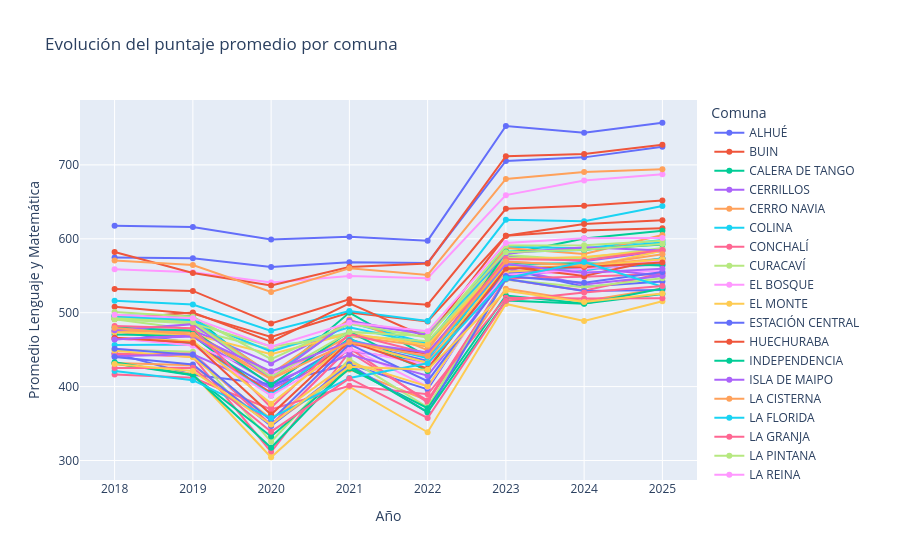

Here is the notebook cell this chart was saved with:
### Code cell
# Eliminar filas con comuna desconocida
df = df_colegios_2018_2025[df_colegios_2018_2025["NOM_COM_RBD"] != "#N/D"]

# Agrupar por comuna y año
df_grouped = df.groupby(["AÑO", "NOM_COM_RBD"])["Promedio_len_mat"].mean().reset_index()

# Graficar la evolución del rendimiento por comuna con Plotly Express
fig = px.line(
    df_grouped,
    x="AÑO",
    y="Promedio_len_mat",
    color="NOM_COM_RBD",
    markers=True,
    title="Evolución del puntaje promedio por comuna",
    labels={"AÑO": "Año", "Promedio_len_mat": "Promedio Lenguaje y Matemática", "NOM_COM_RBD": "Comuna"},
)

fig.update_layout(legend_title_text="Comuna")
fig.show()

### Figure 1 — Plotly figure (JSON) as saved in the notebook; plotly's stock layout.template omitted (floating-point values rounded to 4 significant figures)
{"data": [{"hovertemplate": "Comuna=ALHUÉ<br>Año=%{x}<br>Promedio Lenguaje y Matemática=%{y}<extra></extra>", "legendgroup": "ALHUÉ", "line": {"color": "#636efa", "dash": "solid"}, "marker": {"symbol": "circle"}, "mode": "lines+markers", "name": "ALHUÉ", "orientation": "v", "showlegend": true, "type": "scatter", "x": [2018, 2019, 2020, 2021, 2022, 2023, 2024, 2025], "xaxis": "x", "y": [445, 416.0, 403.1, 430.1, 396.2, 559.9, 535.1, 542.2], "yaxis": "y"}, {"hovertemplate": "Comuna=BUIN<br>Año=%{x}<br>Promedio Lenguaje y Matemática=%{y}<extra></extra>", "legendgroup": "BUIN", "line": {"color": "#EF553B", "dash": "solid"}, "marker": {"symbol": "circle"}, "mode": "lines+markers", "name": "BUIN", "orientation": "v", "showlegend": true, "type": "scatter", "x": [2018, 2019, 2020, 2021, 2022, 2023, 2024, 2025], "xaxis": "x", "y": [508.1, 498.8, 467.2, 500.2, 488.1, 604.1, 611.3, 614.4], "yaxis": "y"}, {"hovertemplate": "Comuna=CALERA DE TANGO<br>Año=%{x}<br>Promedio Lenguaje y Matemática=%{y}<extra></extra>", "legendgroup": "CALERA DE TANGO", "line": {"color": "#00cc96", "dash": "solid"}, "marker": {"symbol": "circle"}, "mode": "lines+markers", "name": "CALERA DE TANGO", "orientation": "v", "showlegend": true, "type": "scatter", "x": [2018, 2019, 2020, 2021, 2022, 2023, 2024, 2025], "xaxis": "x", "y": [496.2, 495.2, 409.8, 500.1, 440.5, 578.7, 600.3, 611.0], "yaxis": "y"}, {"hovertemplate": "Comuna=CERRILLOS<br>Año=%{x}<br>Promedio Lenguaje y Matemática=%{y}<extra></extra>", "legendgroup": "CERRILLOS", "line": {"color": "#ab63fa", "dash": "solid"}, "marker": {"symbol": "circle"}, "mode": "lines+markers", "name": "CERRILLOS", "orientation": "v", "showlegend": true, "type": "scatter", "x": [2018, 2019, 2020, 2021, 2022, 2023, 2024, 2025], "xaxis": "x", "y": [474.0, 476.1, 431.4, 485.1, 471.8, 576.2, 569.8, 583.6], "yaxis": "y"}, {"hovertemplate": "Comuna=CERRO NAVIA<br>Año=%{x}<br>Promedio Lenguaje y Matemática=%{y}<extra></extra>", "legendgroup": "CERRO NAVIA", "line": {"color": "#FFA15A", "dash": "solid"}, "marker": {"symbol": "circle"}, "mode": "lines+markers", "name": "CERRO NAVIA", "orientation": "v", "showlegend": true, "type": "scatter", "x": [2018, 2019, 2020, 2021, 2022, 2023, 2024, 2025], "xaxis": "x", "y": [431.9, 428.8, 348.3, 423.3, 381.3, 532.5, 515.7, 532.8], "yaxis": "y"}, {"hovertemplate": "Comuna=COLINA<br>Año=%{x}<br>Promedio Lenguaje y Matemática=%{y}<extra></extra>", "legendgroup": "COLINA", "line": {"color": "#19d3f3", "dash": "solid"}, "marker": {"symbol": "circle"}, "mode": "lines+markers", "name": "COLINA", "orientation": "v", "showlegend": true, "type": "scatter", "x": [2018, 2019, 2020, 2021, 2022, 2023, 2024, 2025], "xaxis": "x", "y": [516.1, 511.1, 475.5, 502.2, 488.7, 625.7, 623.7, 644.3], "yaxis": "y"}, {"hovertemplate": "Comuna=CONCHALÍ<br>Año=%{x}<br>Promedio Lenguaje y Matemática=%{y}<extra></extra>", "legendgroup": "CONCHALÍ", "line": {"color": "#FF6692", "dash": "solid"}, "marker": {"symbol": "circle"}, "mode": "lines+markers", "name": "CONCHALÍ", "orientation": "v", "showlegend": true, "type": "scatter", "x": [2018, 2019, 2020, 2021, 2022, 2023, 2024, 2025], "xaxis": "x", "y": [444.8, 440.4, 311.6, 446.6, 381.2, 545.1, 529.9, 553.3], "yaxis": "y"}, {"hovertemplate": "Comuna=CURACAVÍ<br>Año=%{x}<br>Promedio Lenguaje y Matemática=%{y}<extra></extra>", "legendgroup": "CURACAVÍ", "line": {"color": "#B6E880", "dash": "solid"}, "marker": {"symbol": "circle"}, "mode": "lines+markers", "name": "CURACAVÍ", "orientation": "v", "showlegend": true, "type": "scatter", "x": [2018, 2019, 2020, 2021, 2022, 2023, 2024, 2025], "xaxis": "x", "y": [491.1, 477.2, 450.1, 473.1, 473.7, 578.1, 571.5, 585.3], "yaxis": "y"}, {"hovertemplate": "Comuna=EL BOSQUE<br>Año=%{x}<br>Promedio Lenguaje y Matemática=%{y}<extra></extra>", "legendgroup": "EL BOSQUE", "line": {"color": "#FF97FF", "dash": "solid"}, "marker": {"symbol": "circle"}, "mode": "lines+markers", "name": "EL BOSQUE", "orientation": "v", "showlegend": true, "type": "scatter", "x": [2018, 2019, 2020, 2021, 2022, 2023, 2024, 2025], "xaxis": "x", "y": [451.0, 446.1, 346.6, 452.7, 399.9, 553.0, 554.2, 556.0], "yaxis": "y"}, {"hovertemplate": "Comuna=EL MONTE<br>Año=%{x}<br>Promedio Lenguaje y Matemática=%{y}<extra></extra>", "legendgroup": "EL MONTE", "line": {"color": "#FECB52", "dash": "solid"}, "marker": {"symbol": "circle"}, "mode": "lines+markers", "name": "EL MONTE", "orientation": "v", "showlegend": true, "type": "scatter", "x": [2018, 2019, 2020, 2021, 2022, 2023, 2024, 2025], "xaxis": "x", "y": [430.4, 417.0, 304.4, 399.9, 338.3, 511.8, 488.8, 515.4], "yaxis": "y"}, {"hovertemplate": "Comuna=ESTACIÓN CENTRAL<br>Año=%{x}<br>Promedio Lenguaje y Matemática=%{y}<extra></extra>", "legendgroup": "ESTACIÓN CENTRAL", "line": {"color": "#636efa", "dash": "solid"}, "marker": {"symbol": "circle"}, "mode": "lines+markers", "name": "ESTACIÓN CENTRAL", "orientation": "v", "showlegend": true, "type": "scatter", "x": [2018, 2019, 2020, 2021, 2022, 2023, 2024, 2025], "xaxis": "x", "y": [475.3, 458.7, 398.6, 460.3, 434.7, 554.0, 559.6, 565.5], "yaxis": "y"}, {"hovertemplate": "Comuna=HUECHURABA<br>Año=%{x}<br>Promedio Lenguaje y Matemática=%{y}<extra></extra>", "legendgroup": "HUECHURABA", "line": {"color": "#EF553B", "dash": "solid"}, "marker": {"symbol": "circle"}, "mode": "lines+markers", "name": "HUECHURABA", "orientation": "v", "showlegend": true, "type": "scatter", "x": [2018, 2019, 2020, 2021, 2022, 2023, 2024, 2025], "xaxis": "x", "y": [491.3, 500.3, 460.8, 512.5, 466.1, 604.1, 620.0, 625.2], "yaxis": "y"}, {"hovertemplate": "Comuna=INDEPENDENCIA<br>Año=%{x}<br>Promedio Lenguaje y Matemática=%{y}<extra></extra>", "legendgroup": "INDEPENDENCIA", "line": {"color": "#00cc96", "dash": "solid"}, "marker": {"symbol": "circle"}, "mode": "lines+markers", "name": "INDEPENDENCIA", "orientation": "v", "showlegend": true, "type": "scatter", "x": [2018, 2019, 2020, 2021, 2022, 2023, 2024, 2025], "xaxis": "x", "y": [470.7, 469.0, 388.1, 464.8, 422.5, 565.9, 566.9, 563.8], "yaxis": "y"}, {"hovertemplate": "Comuna=ISLA DE MAIPO<br>Año=%{x}<br>Promedio Lenguaje y Matemática=%{y}<extra></extra>", "legendgroup": "ISLA DE MAIPO", "line": {"color": "#ab63fa", "dash": "solid"}, "marker": {"symbol": "circle"}, "mode": "lines+markers", "name": "ISLA DE MAIPO", "orientation": "v", "showlegend": true, "type": "scatter", "x": [2018, 2019, 2020, 2021, 2022, 2023, 2024, 2025], "xaxis": "x", "y": [464.1, 467.7, 404.2, 448.6, 433.1, 560.4, 538.1, 549.6], "yaxis": "y"}, {"hovertemplate": "Comuna=LA CISTERNA<br>Año=%{x}<br>Promedio Lenguaje y Matemática=%{y}<extra></extra>", "legendgroup": "LA CISTERNA", "line": {"color": "#FFA15A", "dash": "solid"}, "marker": {"symbol": "circle"}, "mode": "lines+markers", "name": "LA CISTERNA", "orientation": "v", "showlegend": true, "type": "scatter", "x": [2018, 2019, 2020, 2021, 2022, 2023, 2024, 2025], "xaxis": "x", "y": [475.4, 473.7, 411.9, 468.4, 454.5, 568.9, 563.8, 573.3], "yaxis": "y"}, {"hovertemplate": "Comuna=LA FLORIDA<br>Año=%{x}<br>Promedio Lenguaje y Matemática=%{y}<extra></extra>", "legendgroup": "LA FLORIDA", "line": {"color": "#19d3f3", "dash": "solid"}, "marker": {"symbol": "circle"}, "mode": "lines+markers", "name": "LA FLORIDA", "orientation": "v", "showlegend": true, "type": "scatter", "x": [2018, 2019, 2020, 2021, 2022, 2023, 2024, 2025], "xaxis": "x", "y": [496.0, 490.9, 415.6, 486.8, 458.3, 589.1, 587.3, 598.3], "yaxis": "y"}, {"hovertemplate": "Comuna=LA GRANJA<br>Año=%{x}<br>Promedio Lenguaje y Matemática=%{y}<extra></extra>", "legendgroup": "LA GRANJA", "line": {"color": "#FF6692", "dash": "solid"}, "marker": {"symbol": "circle"}, "mode": "lines+markers", "name": "LA GRANJA", "orientation": "v", "showlegend": true, "type": "scatter", "x": [2018, 2019, 2020, 2021, 2022, 2023, 2024, 2025], "xaxis": "x", "y": [443.0, 445.1, 348.1, 452.5, 378.6, 546.8, 548.8, 552.6], "yaxis": "y"}, {"hovertemplate": "Comuna=LA PINTANA<br>Año=%{x}<br>Promedio Lenguaje y Matemática=%{y}<extra></extra>", "legendgroup": "LA PINTANA", "line": {"color": "#B6E880", "dash": "solid"}, "marker": {"symbol": "circle"}, "mode": "lines+markers", "name": "LA PINTANA", "orientation": "v", "showlegend": true, "type": "scatter", "x": [2018, 2019, 2020, 2021, 2022, 2023, 2024, 2025], "xaxis": "x", "y": [449.9, 447.2, 325.3, 437.2, 372.0, 544.7, 534.5, 546.6], "yaxis": "y"}, {"hovertemplate": "Comuna=LA REINA<br>Año=%{x}<br>Promedio Lenguaje y Matemática=%{y}<extra></extra>", "legendgroup": "LA REINA", "line": {"color": "#FF97FF", "dash": "solid"}, "marker": {"symbol": "circle"}, "mode": "lines+markers", "name": "LA REINA", "orientation": "v", "showlegend": true, "type": "scatter", "x": [2018, 2019, 2020, 2021, 2022, 2023, 2024, 2025], "xaxis": "x", "y": [558.8, 554.8, 540.8, 549.6, 546.7, 659.1, 678.9, 687.5], "yaxis": "y"}, {"hovertemplate": "Comuna=LAMPA<br>Año=%{x}<br>Promedio Lenguaje y Matemática=%{y}<extra></extra>", "legendgroup": "LAMPA", "line": {"color": "#FECB52", "dash": "solid"}, "marker": {"symbol": "circle"}, "mode": "lines+markers", "name": "LAMPA", "orientation": "v", "showlegend": true, "type": "scatter", "x": [2018, 2019, 2020, 2021, 2022, 2023, 2024, 2025], "xaxis": "x", "y": [448.7, 439.6, 356.6, 432.8, 400.3, 555.3, 561.2, 583.9], "yaxis": "y"}, {"hovertemplate": "Comuna=LAS CONDES<br>Año=%{x}<br>Promedio Lenguaje y Matemática=%{y}<extra></extra>", "legendgroup": "LAS CONDES", "line": {"color": "#636efa", "dash": "solid"}, "marker": {"symbol": "circle"}, "mode": "lines+markers", "name": "LAS CONDES", "orientation": "v", "showlegend": true, "type": "scatter", "x": [2018, 2019, 2020, 2021, 2022, 2023, 2024, 2025], "xaxis": "x", "y": [574.7, 573.8, 561.9, 568.4, 567.4, 705.4, 710.2, 724.4], "yaxis": "y"}, {"hovertemplate": "Comuna=LO BARNECHEA<br>Año=%{x}<br>Promedio Lenguaje y Matemática=%{y}<extra></extra>", "legendgroup": "LO BARNECHEA", "line": {"color": "#EF553B", "dash": "solid"}, "marker": {"symbol": "circle"}, "mode": "lines+markers", "name": "LO BARNECHEA", "orientation": "v", "showlegend": true, "type": "scatter", "x": [2018, 2019, 2020, 2021, 2022, 2023, 2024, 2025], "xaxis": "x", "y": [582.3, 553.7, 536.9, 561.8, 566.7, 711.8, 714.7, 727.4], "yaxis": "y"}, {"hovertemplate": "Comuna=LO ESPEJO<br>Año=%{x}<br>Promedio Lenguaje y Matemática=%{y}<extra></extra>", "legendgroup": "LO ESPEJO", "line": {"color": "#00cc96", "dash": "solid"}, "marker": {"symbol": "circle"}, "mode": "lines+markers", "name": "LO ESPEJO", "orientation": "v", "showlegend": true, "type": "scatter", "x": [2018, 2019, 2020, 2021, 2022, 2023, 2024, 2025], "xaxis": "x", "y": [431.4, 415.2, 332.6, 424.4, 370.8, 523.3, 512.5, 525.2], "yaxis": "y"}, {"hovertemplate": "Comuna=LO PRADO<br>Año=%{x}<br>Promedio Lenguaje y Matemática=%{y}<extra></extra>", "legendgroup": "LO PRADO", "line": {"color": "#ab63fa", "dash": "solid"}, "marker": {"symbol": "circle"}, "mode": "lines+markers", "name": "LO PRADO", "orientation": "v", "showlegend": true, "type": "scatter", "x": [2018, 2019, 2020, 2021, 2022, 2023, 2024, 2025], "xaxis": "x", "y": [441.0, 443.8, 397.7, 443.2, 414.9, 547.8, 561.7, 549.8], "yaxis": "y"}, {"hovertemplate": "Comuna=MACUL<br>Año=%{x}<br>Promedio Lenguaje y Matemática=%{y}<extra></extra>", "legendgroup": "MACUL", "line": {"color": "#FFA15A", "dash": "solid"}, "marker": {"symbol": "circle"}, "mode": "lines+markers", "name": "MACUL", "orientation": "v", "showlegend": true, "type": "scatter", "x": [2018, 2019, 2020, 2021, 2022, 2023, 2024, 2025], "xaxis": "x", "y": [494.1, 487.1, 417.2, 491.0, 449.4, 587.4, 579.4, 605.0], "yaxis": "y"}, {"hovertemplate": "Comuna=MAIPÚ<br>Año=%{x}<br>Promedio Lenguaje y Matemática=%{y}<extra></extra>", "legendgroup": "MAIPÚ", "line": {"color": "#19d3f3", "dash": "solid"}, "marker": {"symbol": "circle"}, "mode": "lines+markers", "name": "MAIPÚ", "orientation": "v", "showlegend": true, "type": "scatter", "x": [2018, 2019, 2020, 2021, 2022, 2023, 2024, 2025], "xaxis": "x", "y": [494.1, 489.4, 447.5, 480.4, 457.2, 582.0, 584.8, 595.3], "yaxis": "y"}, {"hovertemplate": "Comuna=MARÍA PINTO<br>Año=%{x}<br>Promedio Lenguaje y Matemática=%{y}<extra></extra>", "legendgroup": "MARÍA PINTO", "line": {"color": "#FF6692", "dash": "solid"}, "marker": {"symbol": "circle"}, "mode": "lines+markers", "name": "MARÍA PINTO", "orientation": "v", "showlegend": true, "type": "scatter", "x": [2018, 2019, 2020, 2021, 2022, 2023, 2024, 2025], "xaxis": "x", "y": [416.3, 412.1, 369.2, 401.1, 389.6, 520.3, 519.3, 519.6], "yaxis": "y"}, {"hovertemplate": "Comuna=MELIPILLA<br>Año=%{x}<br>Promedio Lenguaje y Matemática=%{y}<extra></extra>", "legendgroup": "MELIPILLA", "line": {"color": "#B6E880", "dash": "solid"}, "marker": {"symbol": "circle"}, "mode": "lines+markers", "name": "MELIPILLA", "orientation": "v", "showlegend": true, "type": "scatter", "x": [2018, 2019, 2020, 2021, 2022, 2023, 2024, 2025], "xaxis": "x", "y": [491.2, 485.6, 454.4, 469.3, 461.4, 573.9, 574.0, 587.4], "yaxis": "y"}, {"hovertemplate": "Comuna=PADRE HURTADO<br>Año=%{x}<br>Promedio Lenguaje y Matemática=%{y}<extra></extra>", "legendgroup": "PADRE HURTADO", "line": {"color": "#FF97FF", "dash": "solid"}, "marker": {"symbol": "circle"}, "mode": "lines+markers", "name": "PADRE HURTADO", "orientation": "v", "showlegend": true, "type": "scatter", "x": [2018, 2019, 2020, 2021, 2022, 2023, 2024, 2025], "xaxis": "x", "y": [466.4, 455.5, 417.0, 456.4, 443.8, 565.7, 556.9, 570.4], "yaxis": "y"}, {"hovertemplate": "Comuna=PAINE<br>Año=%{x}<br>Promedio Lenguaje y Matemática=%{y}<extra></extra>", "legendgroup": "PAINE", "line": {"color": "#FECB52", "dash": "solid"}, "marker": {"symbol": "circle"}, "mode": "lines+markers", "name": "PAINE", "orientation": "v", "showlegend": true, "type": "scatter", "x": [2018, 2019, 2020, 2021, 2022, 2023, 2024, 2025], "xaxis": "x", "y": [473.5, 470.4, 443.9, 471.8, 456.5, 572.8, 575.5, 584.7], "yaxis": "y"}, {"hovertemplate": "Comuna=PEDRO AGUIRRE CERDA<br>Año=%{x}<br>Promedio Lenguaje y Matemática=%{y}<extra></extra>", "legendgroup": "PEDRO AGUIRRE CERDA", "line": {"color": "#636efa", "dash": "solid"}, "marker": {"symbol": "circle"}, "mode": "lines+markers", "name": "PEDRO AGUIRRE CERDA", "orientation": "v", "showlegend": true, "type": "scatter", "x": [2018, 2019, 2020, 2021, 2022, 2023, 2024, 2025], "xaxis": "x", "y": [440.2, 429.8, 346.8, 430.1, 365.1, 545.8, 529.5, 530.8], "yaxis": "y"}, {"hovertemplate": "Comuna=PEÑAFLOR<br>Año=%{x}<br>Promedio Lenguaje y Matemática=%{y}<extra></extra>", "legendgroup": "PEÑAFLOR", "line": {"color": "#EF553B", "dash": "solid"}, "marker": {"symbol": "circle"}, "mode": "lines+markers", "name": "PEÑAFLOR", "orientation": "v", "showlegend": true, "type": "scatter", "x": [2018, 2019, 2020, 2021, 2022, 2023, 2024, 2025], "xaxis": "x", "y": [465.1, 459.2, 391.6, 458.0, 445.0, 562.4, 549.6, 572.9], "yaxis": "y"}, {"hovertemplate": "Comuna=PEÑALOLÉN<br>Año=%{x}<br>Promedio Lenguaje y Matemática=%{y}<extra></extra>", "legendgroup": "PEÑALOLÉN", "line": {"color": "#00cc96", "dash": "solid"}, "marker": {"symbol": "circle"}, "mode": "lines+markers", "name": "PEÑALOLÉN", "orientation": "v", "showlegend": true, "type": "scatter", "x": [2018, 2019, 2020, 2021, 2022, 2023, 2024, 2025], "xaxis": "x", "y": [480.1, 475.6, 402.4, 474.3, 421.0, 582.6, 585.6, 592.2], "yaxis": "y"}, {"hovertemplate": "Comuna=PIRQUE<br>Año=%{x}<br>Promedio Lenguaje y Matemática=%{y}<extra></extra>", "legendgroup": "PIRQUE", "line": {"color": "#ab63fa", "dash": "solid"}, "marker": {"symbol": "circle"}, "mode": "lines+markers", "name": "PIRQUE", "orientation": "v", "showlegend": true, "type": "scatter", "x": [2018, 2019, 2020, 2021, 2022, 2023, 2024, 2025], "xaxis": "x", "y": [476.2, 484.5, 411.2, 489.2, 469.9, 580.2, 588.7, 584.1], "yaxis": "y"}, {"hovertemplate": "Comuna=PROVIDENCIA<br>Año=%{x}<br>Promedio Lenguaje y Matemática=%{y}<extra></extra>", "legendgroup": "PROVIDENCIA", "line": {"color": "#FFA15A", "dash": "solid"}, "marker": {"symbol": "circle"}, "mode": "lines+markers", "name": "PROVIDENCIA", "orientation": "v", "showlegend": true, "type": "scatter", "x": [2018, 2019, 2020, 2021, 2022, 2023, 2024, 2025], "xaxis": "x", "y": [570.7, 564.5, 528.0, 560.1, 551.0, 681.0, 690.4, 693.9], "yaxis": "y"}, {"hovertemplate": "Comuna=PUDAHUEL<br>Año=%{x}<br>Promedio Lenguaje y Matemática=%{y}<extra></extra>", "legendgroup": "PUDAHUEL", "line": {"color": "#19d3f3", "dash": "solid"}, "marker": {"symbol": "circle"}, "mode": "lines+markers", "name": "PUDAHUEL", "orientation": "v", "showlegend": true, "type": "scatter", "x": [2018, 2019, 2020, 2021, 2022, 2023, 2024, 2025], "xaxis": "x", "y": [456.3, 457.0, 389.2, 463.3, 438.7, 565.2, 557.1, 573.7], "yaxis": "y"}, {"hovertemplate": "Comuna=PUENTE ALTO<br>Año=%{x}<br>Promedio Lenguaje y Matemática=%{y}<extra></extra>", "legendgroup": "PUENTE ALTO", "line": {"color": "#FF6692", "dash": "solid"}, "marker": {"symbol": "circle"}, "mode": "lines+markers", "name": "PUENTE ALTO", "orientation": "v", "showlegend": true, "type": "scatter", "x": [2018, 2019, 2020, 2021, 2022, 2023, 2024, 2025], "xaxis": "x", "y": [481.9, 478.9, 371.7, 471.2, 444.9, 572.7, 570.9, 584.7], "yaxis": "y"}, {"hovertemplate": "Comuna=QUILICURA<br>Año=%{x}<br>Promedio Lenguaje y Matemática=%{y}<extra></extra>", "legendgroup": "QUILICURA", "line": {"color": "#B6E880", "dash": "solid"}, "marker": {"symbol": "circle"}, "mode": "lines+markers", "name": "QUILICURA", "orientation": "v", "showlegend": true, "type": "scatter", "x": [2018, 2019, 2020, 2021, 2022, 2023, 2024, 2025], "xaxis": "x", "y": [492.4, 487.2, 413.0, 473.8, 468.0, 581.9, 585.2, 592.9], "yaxis": "y"}, {"hovertemplate": "Comuna=QUINTA NORMAL<br>Año=%{x}<br>Promedio Lenguaje y Matemática=%{y}<extra></extra>", "legendgroup": "QUINTA NORMAL", "line": {"color": "#FF97FF", "dash": "solid"}, "marker": {"symbol": "circle"}, "mode": "lines+markers", "name": "QUINTA NORMAL", "orientation": "v", "showlegend": true, "type": "scatter", "x": [2018, 2019, 2020, 2021, 2022, 2023, 2024, 2025], "xaxis": "x", "y": [465.3, 455.6, 387.7, 450.1, 429.9, 550.7, 559.2, 571.1], "yaxis": "y"}, {"hovertemplate": "Comuna=RECOLETA<br>Año=%{x}<br>Promedio Lenguaje y Matemática=%{y}<extra></extra>", "legendgroup": "RECOLETA", "line": {"color": "#FECB52", "dash": "solid"}, "marker": {"symbol": "circle"}, "mode": "lines+markers", "name": "RECOLETA", "orientation": "v", "showlegend": true, "type": "scatter", "x": [2018, 2019, 2020, 2021, 2022, 2023, 2024, 2025], "xaxis": "x", "y": [465.5, 461.8, 377.0, 460.1, 432.2, 561.8, 562.4, 572.5], "yaxis": "y"}, {"hovertemplate": "Comuna=RENCA<br>Año=%{x}<br>Promedio Lenguaje y Matemática=%{y}<extra></extra>", "legendgroup": "RENCA", "line": {"color": "#636efa", "dash": "solid"}, "marker": {"symbol": "circle"}, "mode": "lines+markers", "name": "RENCA", "orientation": "v", "showlegend": true, "type": "scatter", "x": [2018, 2019, 2020, 2021, 2022, 2023, 2024, 2025], "xaxis": "x", "y": [451.3, 443.0, 354.0, 457.4, 407.4, 549.8, 540.6, 555.2], "yaxis": "y"}, {"hovertemplate": "Comuna=SAN BERNARDO<br>Año=%{x}<br>Promedio Lenguaje y Matemática=%{y}<extra></extra>", "legendgroup": "SAN BERNARDO", "line": {"color": "#EF553B", "dash": "solid"}, "marker": {"symbol": "circle"}, "mode": "lines+markers", "name": "SAN BERNARDO", "orientation": "v", "showlegend": true, "type": "scatter", "x": [2018, 2019, 2020, 2021, 2022, 2023, 2024, 2025], "xaxis": "x", "y": [466.1, 459.4, 362.1, 461.3, 424.3, 559.8, 562.0, 567.8], "yaxis": "y"}, {"hovertemplate": "Comuna=SAN JOAQUÍN<br>Año=%{x}<br>Promedio Lenguaje y Matemática=%{y}<extra></extra>", "legendgroup": "SAN JOAQUÍN", "line": {"color": "#00cc96", "dash": "solid"}, "marker": {"symbol": "circle"}, "mode": "lines+markers", "name": "SAN JOAQUÍN", "orientation": "v", "showlegend": true, "type": "scatter", "x": [2018, 2019, 2020, 2021, 2022, 2023, 2024, 2025], "xaxis": "x", "y": [432.9, 415.7, 317.2, 427.5, 365.4, 516.6, 512.2, 532.7], "yaxis": "y"}, {"hovertemplate": "Comuna=SAN JOSÉ DE MAIPO<br>Año=%{x}<br>Promedio Lenguaje y Matemática=%{y}<extra></extra>", "legendgroup": "SAN JOSÉ DE MAIPO", "line": {"color": "#ab63fa", "dash": "solid"}, "marker": {"symbol": "circle"}, "mode": "lines+markers", "name": "SAN JOSÉ DE MAIPO", "orientation": "v", "showlegend": true, "type": "scatter", "x": [2018, 2019, 2020, 2021, 2022, 2023, 2024, 2025], "xaxis": "x", "y": [463.9, 469.4, 420.7, 460.8, 446.1, 565.9, 554.2, 559.6], "yaxis": "y"}, {"hovertemplate": "Comuna=SAN MIGUEL<br>Año=%{x}<br>Promedio Lenguaje y Matemática=%{y}<extra></extra>", "legendgroup": "SAN MIGUEL", "line": {"color": "#FFA15A", "dash": "solid"}, "marker": {"symbol": "circle"}, "mode": "lines+markers", "name": "SAN MIGUEL", "orientation": "v", "showlegend": true, "type": "scatter", "x": [2018, 2019, 2020, 2021, 2022, 2023, 2024, 2025], "xaxis": "x", "y": [479.3, 470.1, 410.2, 460.0, 441.3, 569.4, 563.4, 579.0], "yaxis": "y"}, {"hovertemplate": "Comuna=SAN PEDRO<br>Año=%{x}<br>Promedio Lenguaje y Matemática=%{y}<extra></extra>", "legendgroup": "SAN PEDRO", "line": {"color": "#19d3f3", "dash": "solid"}, "marker": {"symbol": "circle"}, "mode": "lines+markers", "name": "SAN PEDRO", "orientation": "v", "showlegend": true, "type": "scatter", "x": [2018, 2019, 2020, 2021, 2022, 2023, 2024, 2025], "xaxis": "x", "y": [421.0, 408.8, 357.5, 411.7, 431.5, 546.6, 568.4, 535.1], "yaxis": "y"}, {"hovertemplate": "Comuna=SAN RAMÓN<br>Año=%{x}<br>Promedio Lenguaje y Matemática=%{y}<extra></extra>", "legendgroup": "SAN RAMÓN", "line": {"color": "#FF6692", "dash": "solid"}, "marker": {"symbol": "circle"}, "mode": "lines+markers", "name": "SAN RAMÓN", "orientation": "v", "showlegend": true, "type": "scatter", "x": [2018, 2019, 2020, 2021, 2022, 2023, 2024, 2025], "xaxis": "x", "y": [425.1, 425.5, 339.0, 411.1, 357.6, 516.2, 527.3, 536.0], "yaxis": "y"}, {"hovertemplate": "Comuna=SANTIAGO<br>Año=%{x}<br>Promedio Lenguaje y Matemática=%{y}<extra></extra>", "legendgroup": "SANTIAGO", "line": {"color": "#B6E880", "dash": "solid"}, "marker": {"symbol": "circle"}, "mode": "lines+markers", "name": "SANTIAGO", "orientation": "v", "showlegend": true, "type": "scatter", "x": [2018, 2019, 2020, 2021, 2022, 2023, 2024, 2025], "xaxis": "x", "y": [500.9, 494.4, 437.3, 485.0, 466.3, 590.8, 591.4, 597.3], "yaxis": "y"}, {"hovertemplate": "Comuna=TALAGANTE<br>Año=%{x}<br>Promedio Lenguaje y Matemática=%{y}<extra></extra>", "legendgroup": "TALAGANTE", "line": {"color": "#FF97FF", "dash": "solid"}, "marker": {"symbol": "circle"}, "mode": "lines+markers", "name": "TALAGANTE", "orientation": "v", "showlegend": true, "type": "scatter", "x": [2018, 2019, 2020, 2021, 2022, 2023, 2024, 2025], "xaxis": "x", "y": [497.3, 492.6, 454.1, 486.4, 474.8, 594.4, 600.7, 600.9], "yaxis": "y"}, {"hovertemplate": "Comuna=TILTIL<br>Año=%{x}<br>Promedio Lenguaje y Matemática=%{y}<extra></extra>", "legendgroup": "TILTIL", "line": {"color": "#FECB52", "dash": "solid"}, "marker": {"symbol": "circle"}, "mode": "lines+markers", "name": "TILTIL", "orientation": "v", "showlegend": true, "type": "scatter", "x": [2018, 2019, 2020, 2021, 2022, 2023, 2024, 2025], "xaxis": "x", "y": [430.4, 421.3, 348.6, 427.0, 422.9, 529.6, 514.5, 526.1], "yaxis": "y"}, {"hovertemplate": "Comuna=VITACURA<br>Año=%{x}<br>Promedio Lenguaje y Matemática=%{y}<extra></extra>", "legendgroup": "VITACURA", "line": {"color": "#636efa", "dash": "solid"}, "marker": {"symbol": "circle"}, "mode": "lines+markers", "name": "VITACURA", "orientation": "v", "showlegend": true, "type": "scatter", "x": [2018, 2019, 2020, 2021, 2022, 2023, 2024, 2025], "xaxis": "x", "y": [617.6, 616.0, 599.0, 602.9, 597.5, 752.6, 743.5, 757.0], "yaxis": "y"}, {"hovertemplate": "Comuna=ÑUÑOA<br>Año=%{x}<br>Promedio Lenguaje y Matemática=%{y}<extra></extra>", "legendgroup": "ÑUÑOA", "line": {"color": "#EF553B", "dash": "solid"}, "marker": {"symbol": "circle"}, "mode": "lines+markers", "name": "ÑUÑOA", "orientation": "v", "showlegend": true, "type": "scatter", "x": [2018, 2019, 2020, 2021, 2022, 2023, 2024, 2025], "xaxis": "x", "y": [532.0, 529.4, 485.6, 518.3, 510.8, 640.6, 644.9, 651.8], "yaxis": "y"}], "layout": {"legend": {"title": {"text": "Comuna"}, "tracegroupgap": 0}, "title": {"text": "Evolución del puntaje promedio por comuna"}, "xaxis": {"anchor": "y", "domain": [0, 1], "title": {"text": "Año"}}, "yaxis": {"anchor": "x", "domain": [0, 1], "title": {"text": "Promedio Lenguaje y Matemática"}}}}
